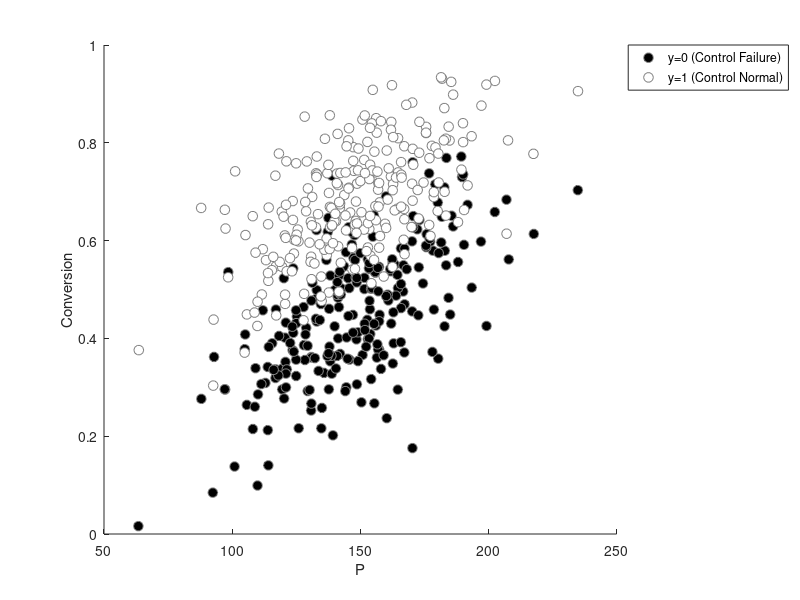
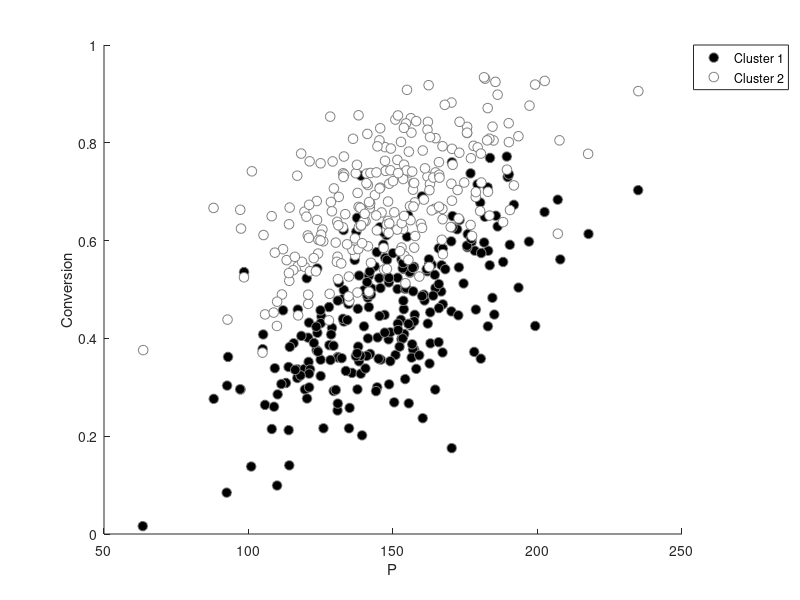

Write the MATLAB code that produced these figures, in order.
%clustering analysis of gibbs set
%https://www.mathworks.com/help/stats/pca.html

clc
clear all
close all hidden

% create data set
load cbe562gibbs_hightemp_class.dat
datahigh=cbe562gibbs_hightemp_class;
load cbe562gibbs_lowtemp_class.dat
datalow=cbe562gibbs_lowtemp_class;
data=[datahigh;datalow];
datan=data;
n=length(datan);
for i=1:n
    if datan(i,1)==583.15
        datan(i,1)=1; % control normal
    else
        datan(i,1)=0; % control failure
    end
end

% corrupt data with noise to hide pattern (as we increase noise, confusion
% increases)
rng(1); % For reproducibility 
x1 = datan(:,2)+randn(n,1)*0.1;
x2 = datan(:,3)+randn(n,1)*0.1;
y=datan(:,1);
X=[y,x1 x2];

% visualize the data
figure(1); hold on;
h1 = scatter(x1(y==0),x2(y==0),50,'k','filled');  % black dots for 0
h2 = scatter(x1(y==1),x2(y==1),50,'w','filled');  % white dots for 1
set([h1 h2],'MarkerEdgeColor',[.5 .5 .5]);        % outline dots in gray
legend([h1 h2],{'y=0 (Control Failure)' 'y=1 (Control Normal)'},'Location','NorthEastOutside');
xlabel('P');
ylabel('Conversion');

% try to identify clusters using k-means
% first normalize data (important)
X=normalize(X);
k=2 % number of clusters
[idx,C] = kmeans(X,k,'Distance','sqeuclidean')

% compare
figure(2); hold on;
h1 = scatter(x1(idx==1),x2(idx==1),50,'k','filled');  % black dots for 0
h2 = scatter(x1(idx==2),x2(idx==2),50,'w','filled');  % white dots for 1
set([h1 h2],'MarkerEdgeColor',[.5 .5 .5]);        % outline dots in gray
legend([h1 h2],{'Cluster 1' 'Cluster 2'},'Location','NorthEastOutside');
xlabel('P');
ylabel('Conversion');

% compare true label and cluster 
[idx,y]


